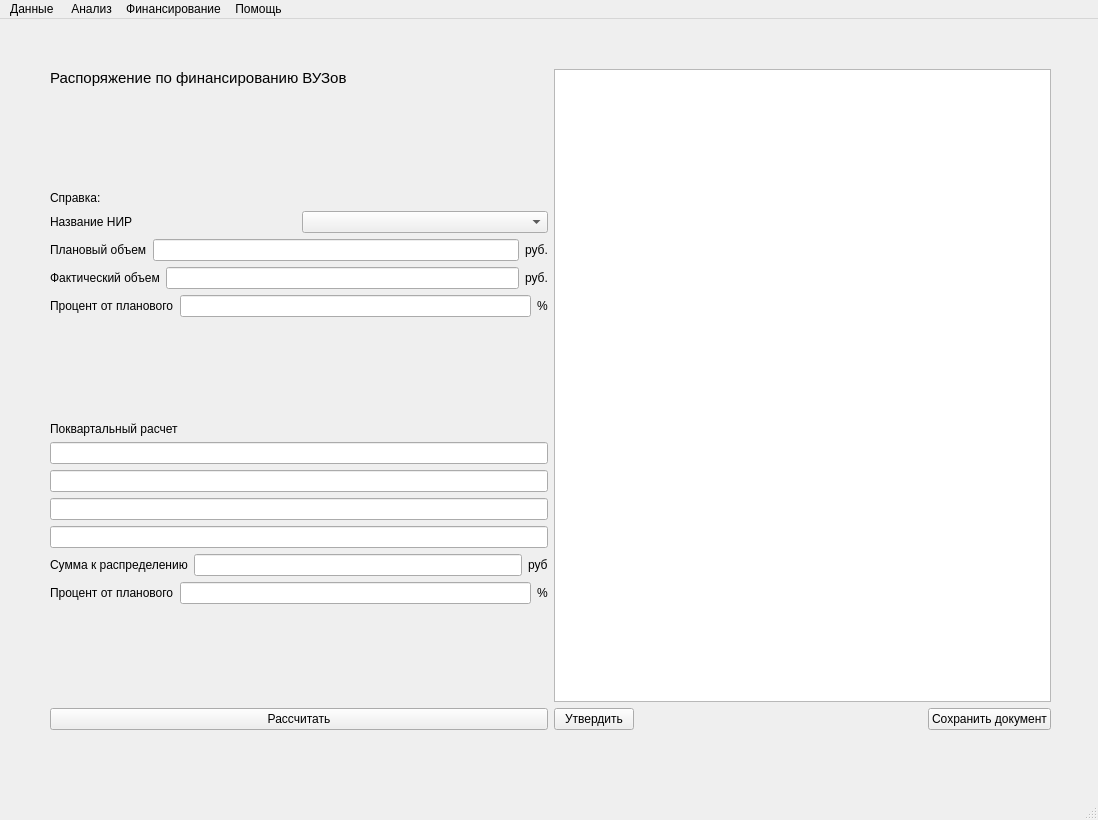
<?xml version="1.0" encoding="UTF-8"?>
<ui version="4.0">
 <class>mainWindow</class>
 <widget class="QMainWindow" name="mainWindow">
  <property name="windowModality">
   <enum>Qt::ApplicationModal</enum>
  </property>
  <property name="geometry">
   <rect>
    <x>0</x>
    <y>0</y>
    <width>1098</width>
    <height>820</height>
   </rect>
  </property>
  <property name="windowTitle">
   <string>Финансирование</string>
  </property>
  <widget class="QWidget" name="centralwidget">
   <widget class="QWidget" name="">
    <property name="geometry">
     <rect>
      <x>50</x>
      <y>50</y>
      <width>1001</width>
      <height>661</height>
     </rect>
    </property>
    <layout class="QHBoxLayout" name="horizontalLayout_8">
     <item>
      <layout class="QVBoxLayout" name="verticalLayout">
       <item>
        <widget class="QLabel" name="label">
         <property name="font">
          <font>
           <pointsize>11</pointsize>
          </font>
         </property>
         <property name="text">
          <string>Распоряжение по финансированию ВУЗов</string>
         </property>
        </widget>
       </item>
       <item>
        <spacer name="verticalSpacer">
         <property name="orientation">
          <enum>Qt::Vertical</enum>
         </property>
         <property name="sizeHint" stdset="0">
          <size>
           <width>20</width>
           <height>40</height>
          </size>
         </property>
        </spacer>
       </item>
       <item>
        <widget class="QLabel" name="label_8">
         <property name="font">
          <font>
           <pointsize>9</pointsize>
          </font>
         </property>
         <property name="text">
          <string>Справка:</string>
         </property>
        </widget>
       </item>
       <item>
        <layout class="QHBoxLayout" name="horizontalLayout_4">
         <item>
          <widget class="QLabel" name="label_13">
           <property name="font">
            <font>
             <pointsize>9</pointsize>
            </font>
           </property>
           <property name="text">
            <string>Название НИР</string>
           </property>
          </widget>
         </item>
         <item>
          <widget class="QComboBox" name="comboBox"/>
         </item>
        </layout>
       </item>
       <item>
        <layout class="QHBoxLayout" name="horizontalLayout">
         <item>
          <widget class="QLabel" name="label_2">
           <property name="font">
            <font>
             <pointsize>9</pointsize>
            </font>
           </property>
           <property name="text">
            <string>Плановый объем</string>
           </property>
          </widget>
         </item>
         <item>
          <widget class="QLineEdit" name="lineEdit">
           <property name="enabled">
            <bool>true</bool>
           </property>
           <property name="echoMode">
            <enum>QLineEdit::Normal</enum>
           </property>
           <property name="dragEnabled">
            <bool>false</bool>
           </property>
           <property name="readOnly">
            <bool>false</bool>
           </property>
           <property name="clearButtonEnabled">
            <bool>false</bool>
           </property>
          </widget>
         </item>
         <item>
          <widget class="QLabel" name="label_5">
           <property name="text">
            <string>руб.</string>
           </property>
          </widget>
         </item>
        </layout>
       </item>
       <item>
        <layout class="QHBoxLayout" name="horizontalLayout_2">
         <item>
          <widget class="QLabel" name="label_3">
           <property name="font">
            <font>
             <pointsize>9</pointsize>
            </font>
           </property>
           <property name="text">
            <string>Фактический объем</string>
           </property>
          </widget>
         </item>
         <item>
          <widget class="QLineEdit" name="lineEdit_2">
           <property name="enabled">
            <bool>true</bool>
           </property>
          </widget>
         </item>
         <item>
          <widget class="QLabel" name="label_6">
           <property name="text">
            <string>руб.</string>
           </property>
          </widget>
         </item>
        </layout>
       </item>
       <item>
        <layout class="QHBoxLayout" name="horizontalLayout_3">
         <item>
          <widget class="QLabel" name="label_4">
           <property name="font">
            <font>
             <pointsize>9</pointsize>
            </font>
           </property>
           <property name="text">
            <string>Процент от планового</string>
           </property>
          </widget>
         </item>
         <item>
          <widget class="QLineEdit" name="lineEdit_3">
           <property name="enabled">
            <bool>true</bool>
           </property>
          </widget>
         </item>
         <item>
          <widget class="QLabel" name="label_7">
           <property name="text">
            <string>%</string>
           </property>
          </widget>
         </item>
        </layout>
       </item>
       <item>
        <spacer name="verticalSpacer_2">
         <property name="orientation">
          <enum>Qt::Vertical</enum>
         </property>
         <property name="sizeHint" stdset="0">
          <size>
           <width>20</width>
           <height>40</height>
          </size>
         </property>
        </spacer>
       </item>
       <item>
        <widget class="QLabel" name="label_14">
         <property name="font">
          <font>
           <pointsize>9</pointsize>
          </font>
         </property>
         <property name="text">
          <string>Поквартальный расчет</string>
         </property>
        </widget>
       </item>
       <item>
        <widget class="QLineEdit" name="lineEdit_9"/>
       </item>
       <item>
        <widget class="QLineEdit" name="lineEdit_8"/>
       </item>
       <item>
        <widget class="QLineEdit" name="lineEdit_7"/>
       </item>
       <item>
        <widget class="QLineEdit" name="lineEdit_6">
         <property name="sizePolicy">
          <sizepolicy hsizetype="Expanding" vsizetype="Maximum">
           <horstretch>0</horstretch>
           <verstretch>0</verstretch>
          </sizepolicy>
         </property>
         <property name="maximumSize">
          <size>
           <width>6867</width>
           <height>80000</height>
          </size>
         </property>
        </widget>
       </item>
       <item>
        <layout class="QHBoxLayout" name="horizontalLayout_5">
         <item>
          <widget class="QLabel" name="label_9">
           <property name="font">
            <font>
             <pointsize>9</pointsize>
            </font>
           </property>
           <property name="text">
            <string>Сумма к распределению</string>
           </property>
          </widget>
         </item>
         <item>
          <widget class="QLineEdit" name="lineEdit_4"/>
         </item>
         <item>
          <widget class="QLabel" name="label_11">
           <property name="text">
            <string>руб</string>
           </property>
          </widget>
         </item>
        </layout>
       </item>
       <item>
        <layout class="QHBoxLayout" name="horizontalLayout_7">
         <item>
          <widget class="QLabel" name="label_10">
           <property name="font">
            <font>
             <pointsize>9</pointsize>
            </font>
           </property>
           <property name="text">
            <string>Процент от планового</string>
           </property>
          </widget>
         </item>
         <item>
          <widget class="QLineEdit" name="lineEdit_5"/>
         </item>
         <item>
          <widget class="QLabel" name="label_12">
           <property name="text">
            <string>%</string>
           </property>
          </widget>
         </item>
        </layout>
       </item>
       <item>
        <spacer name="verticalSpacer_3">
         <property name="orientation">
          <enum>Qt::Vertical</enum>
         </property>
         <property name="sizeHint" stdset="0">
          <size>
           <width>20</width>
           <height>40</height>
          </size>
         </property>
        </spacer>
       </item>
       <item>
        <widget class="QPushButton" name="pushButton">
         <property name="font">
          <font>
           <pointsize>9</pointsize>
          </font>
         </property>
         <property name="text">
          <string>Рассчитать</string>
         </property>
        </widget>
       </item>
      </layout>
     </item>
     <item>
      <layout class="QVBoxLayout" name="verticalLayout_3">
       <item>
        <widget class="QTableView" name="tableView"/>
       </item>
       <item>
        <layout class="QHBoxLayout" name="horizontalLayout_6">
         <item>
          <widget class="QPushButton" name="pushButton_2">
           <property name="font">
            <font>
             <pointsize>9</pointsize>
            </font>
           </property>
           <property name="text">
            <string>Утвердить</string>
           </property>
          </widget>
         </item>
         <item>
          <spacer name="horizontalSpacer">
           <property name="orientation">
            <enum>Qt::Horizontal</enum>
           </property>
           <property name="sizeHint" stdset="0">
            <size>
             <width>40</width>
             <height>20</height>
            </size>
           </property>
          </spacer>
         </item>
         <item>
          <widget class="QPushButton" name="pushButton_3">
           <property name="font">
            <font>
             <pointsize>9</pointsize>
            </font>
           </property>
           <property name="text">
            <string>Сохранить документ</string>
           </property>
          </widget>
         </item>
        </layout>
       </item>
      </layout>
     </item>
    </layout>
   </widget>
  </widget>
  <widget class="QMenuBar" name="menubar">
   <property name="geometry">
    <rect>
     <x>0</x>
     <y>0</y>
     <width>1098</width>
     <height>29</height>
    </rect>
   </property>
   <widget class="QMenu" name="menu">
    <property name="title">
     <string>Данные </string>
    </property>
    <addaction name="action"/>
    <addaction name="action_2"/>
    <addaction name="action_3"/>
   </widget>
   <widget class="QMenu" name="menu_2">
    <property name="title">
     <string>Анализ</string>
    </property>
    <addaction name="action_4"/>
    <addaction name="action_5"/>
    <addaction name="action_6"/>
   </widget>
   <widget class="QMenu" name="menu_3">
    <property name="title">
     <string>Финансирование</string>
    </property>
   </widget>
   <widget class="QMenu" name="menu_4">
    <property name="title">
     <string>Помощь</string>
    </property>
   </widget>
   <addaction name="menu"/>
   <addaction name="menu_2"/>
   <addaction name="menu_3"/>
   <addaction name="menu_4"/>
  </widget>
  <widget class="QStatusBar" name="statusbar"/>
  <action name="action">
   <property name="text">
    <string>НИР по грантам</string>
   </property>
  </action>
  <action name="action_2">
   <property name="text">
    <string>Конкурс грантов</string>
   </property>
  </action>
  <action name="action_3">
   <property name="text">
    <string>ВУЗы</string>
   </property>
  </action>
  <action name="action_4">
   <property name="text">
    <string>ВУЗы</string>
   </property>
  </action>
  <action name="action_5">
   <property name="text">
    <string>Конкурсы грантов</string>
   </property>
  </action>
  <action name="action_6">
   <property name="text">
    <string>НИР по субъектам</string>
   </property>
  </action>
 </widget>
 <resources/>
 <connections/>
</ui>
